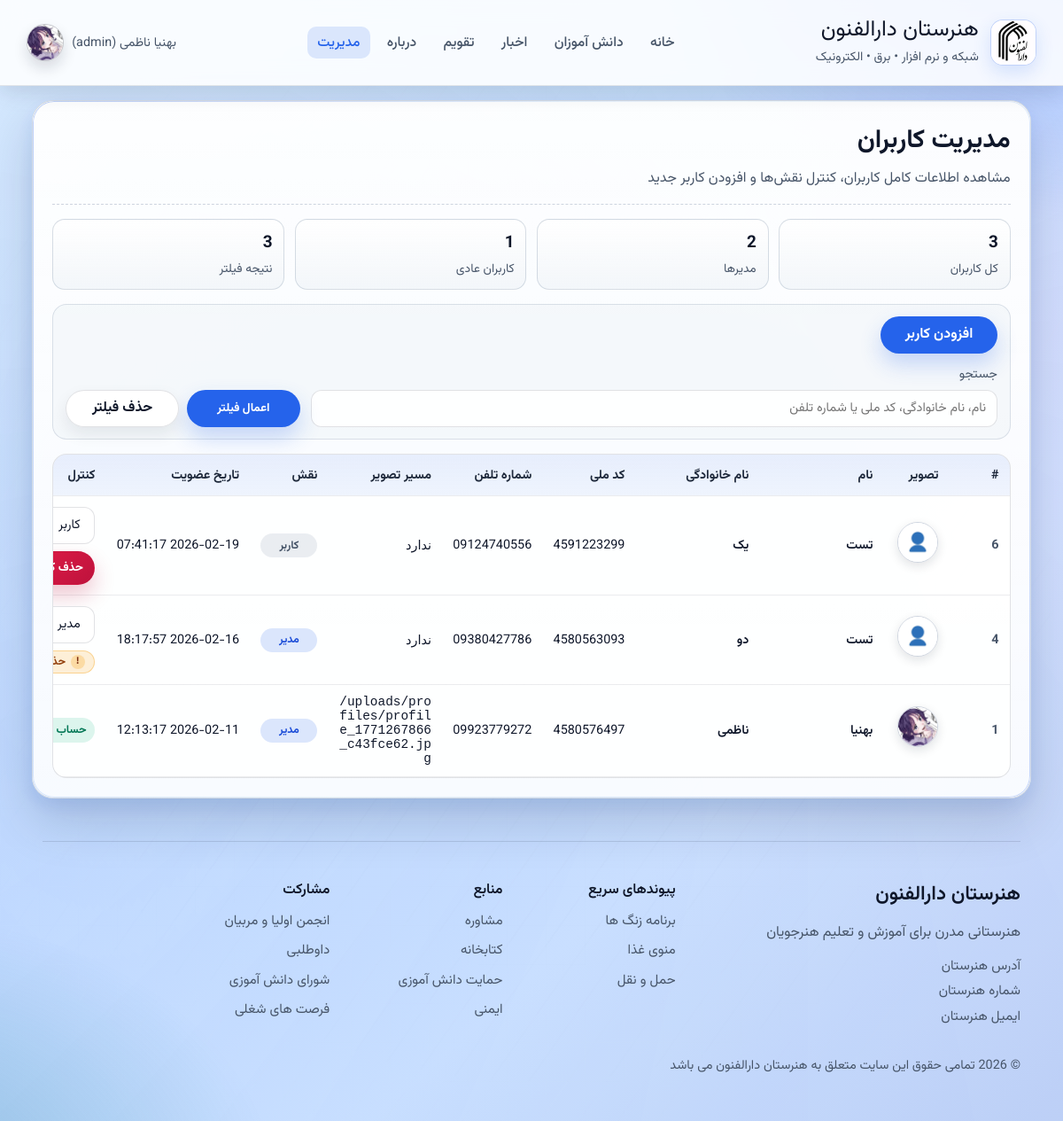
/users.php (signed in), run on the app's committed database.
### tables this page shows
CREATE TABLE users (
    id INTEGER PRIMARY KEY AUTOINCREMENT,
    first_name TEXT NOT NULL,
    last_name TEXT NOT NULL,
    phone TEXT NOT NULL UNIQUE,
    national_code TEXT NOT NULL UNIQUE,
    password_hash TEXT NOT NULL,
    role TEXT NOT NULL DEFAULT 'user' CHECK(role IN ('admin', 'user')),
    created_at TEXT NOT NULL DEFAULT CURRENT_TIMESTAMP
, profile_image_path TEXT NULL);

### auth/helpers.php (called while the page is built, shortened)
<?php
function apply_app_timezone(): void
{
    static $applied = false;
    if ($applied) {
        return;
    }
    $applied = true;
}
function default_profile_image_path(): string
{
    return 'img/waguri111.jpg';
}
function sanitize_profile_image_path(?string $path): ?string
{
    $value = trim((string)$path);
    if ($value === '') {
        return null;
    }
    return $value;
}
function user_profile_image_url(?array $user): string
{
    $path = sanitize_profile_image_path((string)($user['profile_image_path'] ?? ''));
    return $path ?? default_profile_image_path();
}
function consume_notification_permission_prompt(): bool
{
    $pending = !empty($_SESSION['notification_permission_prompt']);
    return $pending;
}
function current_user(): ?array
{
    return $_SESSION['user'] ?? null;
}
function list_users_for_admin(?string $search = null): array
{
    $pdo = get_db();
    $search = trim((string)$search);
    if ($search === '') {
        $stmt = $pdo->query(
            'SELECT id, first_name, last_name, phone, national_code, profile_image_path, role, created_at
             FROM users
             ORDER BY id DESC'
        );
        $rows = $stmt->fetchAll();
        return is_array($rows) ? $rows : [];
    }
    $term = '%' . mb_substr($search, 0, 80) . '%';
    $stmt = $pdo->prepare(
        'SELECT id, first_name, last_name, phone, national_code, profile_image_path, role, created_at
         FROM users
         WHERE first_name LIKE :term
            OR last_name LIKE :term
            OR national_code LIKE :term
            OR phone LIKE :term
         ORDER BY id DESC'
    );
    $stmt->execute(['term' => $term]);
    $rows = $stmt->fetchAll();
    return is_array($rows) ? $rows : [];
}
function count_users_by_role(string $role): int
{
    $pdo = get_db();
    $stmt = $pdo->prepare('SELECT COUNT(*) FROM users WHERE role = :role');
    $stmt->execute(['role' => $role]);
    return (int)$stmt->fetchColumn();
}

### users.php (the view, shortened to what this page needs)
<?php
require_once __DIR__ . '/auth/helpers.php';
$actor = current_user();
$actorId = (int)($actor['id'] ?? 0);
$search = trim((string)($_GET['q'] ?? ''));
$users = list_users_for_admin($search);
$totalUsers = count(list_users_for_admin(null));
$totalAdmins = count_users_by_role('admin');
$totalNormalUsers = count_users_by_role('user');
$addUserLinkParams = ['show_add' => '1'];
$addUserLink = 'users.php?' . http_build_query($addUserLinkParams);
$activeNav = 'users';
$extraStyles = ['css/users.css?v=' . filemtime(__DIR__ . '/css/users.css')];
require __DIR__ . '/partials/header.php';
?>
<main class="users-page">
  <section class="users-card">
    <div class="users-head">
      <h1>مدیریت کاربران</h1>
      <p>مشاهده اطلاعات کامل کاربران، کنترل نقش‌ها و افزودن کاربر جدید</p>
    </div>
    <div class="users-stats">
      <div class="stat-item">
        <strong><?= $totalUsers ?></strong>
        <span>کل کاربران</span>
      </div>
      <div class="stat-item">
        <strong><?= $totalAdmins ?></strong>
        <span>مدیرها</span>
      </div>
      <div class="stat-item">
        <strong><?= $totalNormalUsers ?></strong>
        <span>کاربران عادی</span>
      </div>
      <div class="stat-item">
        <strong><?= count($users) ?></strong>
        <span>نتیجه فیلتر</span>
      </div>
    </div>
    <div class="users-toolbar">
      <div class="toolbar-actions">
        <a class="btn-primary btn-add-user" href="<?= htmlspecialchars($addUserLink, ENT_QUOTES, 'UTF-8') ?>">افزودن کاربر</a>
      </div>
      <form method="get" class="users-filters">
      <label>
        جستجو
        <input
          type="text"
          name="q"
          value="<?= htmlspecialchars($search, ENT_QUOTES, 'UTF-8') ?>"
          placeholder="نام، نام خانوادگی، کد ملی یا شماره تلفن"
        />
      </label>
      <div class="filter-actions">
        <button type="submit" class="btn-primary">اعمال فیلتر</button>
        <a class="btn-secondary" href="users.php">حذف فیلتر</a>
      </div>
      </form>
    </div>
    <div class="users-table-wrap">
      <table class="users-table">
        <thead>
          <tr>
            <th>#</th>
            <th>تصویر</th>
            <th>نام</th>
            <th>نام خانوادگی</th>
            <th>کد ملی</th>
            <th>شماره تلفن</th>
            <th>مسیر تصویر</th>
            <th>نقش</th>
            <th>تاریخ عضویت</th>
            <th>کنترل</th>
          </tr>
        </thead>
        <tbody>
          <?php if ($users === []): ?>
            <tr>
              <td class="empty-cell" colspan="10">کاربری یافت نشد.</td>
            </tr>
          <?php else: ?>
            <?php foreach ($users as $row): ?>
              <?php
                $uid = (int)$row['id'];
                $isCurrentUser = $uid === $actorId;
                $role = (string)$row['role'];
                $profilePath = sanitize_profile_image_path((string)($row['profile_image_path'] ?? ''));
                $profileUrl = user_profile_image_url($row);
                $fullName = trim((string)$row['first_name'] . ' ' . (string)$row['last_name']);
              ?>
              <tr>
                <td class="cell-id" data-label="شناسه"><?= $uid ?></td>
                <td class="cell-avatar" data-label="تصویر">
                  <img
                    src="<?= htmlspecialchars($profileUrl, ENT_QUOTES, 'UTF-8') ?>"
                    alt="<?= htmlspecialchars($fullName !== '' ? $fullName : 'کاربر', ENT_QUOTES, 'UTF-8') ?>"
                  />
                </td>
                <td class="cell-first-name" data-label="نام"><?= htmlspecialchars((string)$row['first_name'], ENT_QUOTES, 'UTF-8') ?></td>
                <td class="cell-last-name" data-label="نام خانوادگی"><?= htmlspecialchars((string)$row['last_name'], ENT_QUOTES, 'UTF-8') ?></td>
                <td class="cell-national" data-label="کد ملی"><?= htmlspecialchars((string)$row['national_code'], ENT_QUOTES, 'UTF-8') ?></td>
                <td class="cell-phone" data-label="شماره تلفن"><?= htmlspecialchars((string)$row['phone'], ENT_QUOTES, 'UTF-8') ?></td>
                <td class="cell-image-path" data-label="مسیر تصویر"><?= htmlspecialchars($profilePath ?? 'ندارد', ENT_QUOTES, 'UTF-8') ?></td>
                <td class="cell-role" data-label="نقش">
                  <span class="role-badge role-<?= $role === 'admin' ? 'admin' : 'user' ?>">
                    <?= $role === 'admin' ? 'مدیر' : 'کاربر' ?>
                  </span>
                </td>
                <td class="cell-date" data-label="تاریخ عضویت"><?= htmlspecialchars((string)$row['created_at'], ENT_QUOTES, 'UTF-8') ?></td>
                <td class="cell-actions" data-label="کنترل">
                  <?php if ($isCurrentUser): ?>
                    <span class="self-label">حساب فعلی</span>
                  <?php else: ?>
                    <div class="actions-stack">
                      <form method="post" class="inline-form role-form">
                        <select name="role" class="role-select">
                          <option value="user" <?= $role === 'user' ? 'selected' : '' ?>>کاربر</option>
                          <option value="admin" <?= $role === 'admin' ? 'selected' : '' ?>>مدیر</option>
                        </select>
                      </form>
                      <?php if ($role !== 'admin'): ?>
                        <form method="post" class="inline-form delete-form" onsubmit="return confirm('آیا از حذف این کاربر مطمئن هستید؟');">
                          <button type="submit" class="btn-danger">حذف کاربر</button>
                        </form>
                      <?php else: ?>
                        <span class="admin-lock-label">حذف مدیر مجاز نیست</span>
                      <?php endif; ?>
                    </div>
                  <?php endif; ?>
                </td>
              </tr>
            <?php endforeach; ?>
          <?php endif; ?>
        </tbody>
      </table>
    </div>
  </section>
</main>
<?php require __DIR__ . '/partials/footer.php'; ?>

### partials/header.php (shortened to what this page needs)
<?php
require_once __DIR__ . '/../auth/helpers.php';
$activeNav = $activeNav ?? '';
$user = current_user();
$profileImage = user_profile_image_url($user);
$shouldPromptNotificationPermission = $user ? consume_notification_permission_prompt() : false;
?>
<!doctype html>
<html lang="fa" dir="rtl">
<head>
  <link rel="stylesheet" href="css/styles.css" />
  <?php if (!empty($extraStyles)): ?>
    <?php foreach ($extraStyles as $stylePath): ?>
      <link rel="stylesheet" href="<?= htmlspecialchars($stylePath, ENT_QUOTES, 'UTF-8') ?>" />
    <?php endforeach; ?>
  <?php endif; ?>
</head>
<body
  data-user-logged-in="<?= $user ? '1' : '0' ?>"
  data-notify-permission-prompt="<?= $shouldPromptNotificationPermission ? '1' : '0' ?>"
>
  <header class="site-header">
    <div class="header-main">
      <div class="brand">
        <div class="mark" aria-label="نشان مدرسه">
          <img src="img/daralfonon.jpg" alt="لوگوی هنرستان دارالفنون" />
        </div>
        <div class="wordmark">
          <span class="name">هنرستان دارالفنون</span>
          <span class="tag">شبکه و نرم افزار • برق • الکترونیک</span>
        </div>
      </div>
      <nav class="nav">
        <a href="index.php" <?= $activeNav === 'home' ? 'style="color: var(--accent);"' : '' ?>>خانه</a>
        <details class="students-menu <?= in_array($activeNav, ['schedule', 'vote'], true) ? 'is-active' : '' ?>">
          <summary>دانش آموزان</summary>
        </details>
        <a href="news.php">اخبار</a>
        <a href="calendar.php" <?= $activeNav === 'calendar' ? 'style="color: var(--accent);"' : '' ?>>تقویم</a>
        <a href="about.php">درباره</a>
        <?php if (($user['role'] ?? '') === 'admin'): ?>
        <details class="admin-menu <?= in_array($activeNav, ['logs', 'users', 'election', 'attendance', 'database'], true) ? 'is-active' : '' ?>">
          <summary>مدیریت</summary>
        </details>
        <?php endif; ?>
      </nav>
      <div class="header-actions">
        <?php if ($user): ?>
          <span class="user-chip">
            <?= htmlspecialchars($user['first_name'] . ' ' . $user['last_name'], ENT_QUOTES, 'UTF-8') ?>
            (<?= htmlspecialchars($user['role'], ENT_QUOTES, 'UTF-8') ?>)
          </span>
          <details class="profile-menu">
            <summary class="profile-trigger" aria-label="منوی پروفایل" title="منوی پروفایل">
              <img src="<?= htmlspecialchars($profileImage, ENT_QUOTES, 'UTF-8') ?>" alt="" aria-hidden="true" />
            </summary>
          </details>
        <?php else: ?>
          <a href="login.php" class="cta cta-secondary">ورود</a>
          <a href="register.php" class="cta">ثبت نام</a>
        <?php endif; ?>
      </div>
    </div>
  </header>

### partials/footer.php (shortened to what this page needs)
  <footer class="site-footer">
    <div class="footer-main">
      <div class="footer-brand">
        <div class="footer-title">هنرستان دارالفنون</div>
        <div class="footer-sub">هنرستانی مدرن برای آموزش و تعلیم هنرجویان</div>
        <div class="footer-contact">
          <span>آدرس هنرستان</span>
          <span>شماره هنرستان</span>
          <span>ایمیل هنرستان</span>
        </div>
      </div>
      <div class="footer-columns">
        <div class="footer-col">
          <div class="footer-col-title">پیوندهای سریع</div>
          <a href="#">برنامه زنگ ها</a>
          <a href="#">منوی غذا</a>
          <a href="#">حمل و نقل</a>
        </div>
        <div class="footer-col">
          <div class="footer-col-title">منابع</div>
          <a href="#">مشاوره</a>
          <a href="#">کتابخانه</a>
          <a href="#">حمایت دانش آموزی</a>
          <a href="#">ایمنی</a>
        </div>
        <div class="footer-col">
          <div class="footer-col-title">مشارکت</div>
          <a href="#">انجمن اولیا و مربیان</a>
          <a href="#">داوطلبی</a>
          <a href="#">شورای دانش آموزی</a>
          <a href="#">فرصت های شغلی</a>
        </div>
      </div>
    </div>
    <div class="footer-bottom">
      <span>© <span id="year"></span> تمامی حقوق این سایت متعلق به هنرستان دارالفنون می باشد</span>
    </div>
  </footer>
</body>
</html>

### data on the page
users: first_name+last_name "بهنیا ناظمی", role "admin", profile_image_path (picture), id "1", first_name "بهنیا", last_name "ناظمی", national_code "4580576497", phone "09923779272", profile_image_path "/uploads/profiles/profile_1771267866_c43fce62.jpg", shows "مدیر", created_at "2026-02-11 12:13:17", shows "حساب…"
users: id "6", first_name "تست", last_name "یک", national_code "4591223299", phone "09124740556", profilePath "ندارد", shows "کاربر", created_at "2026-02-19 07:41:17", role "کاربر"
users: id "4", first_name "تست", last_name "دو", national_code "4580563093", phone "09380427786", profilePath "ندارد", shows "مدیر", created_at "2026-02-16 18:17:57", role "مدیر", shows "حذف مدیر مجاز نیست"

### other printed values
$totalUsers "3"
$totalAdmins "2"
$totalNormalUsers "1"
count($users) "3"
